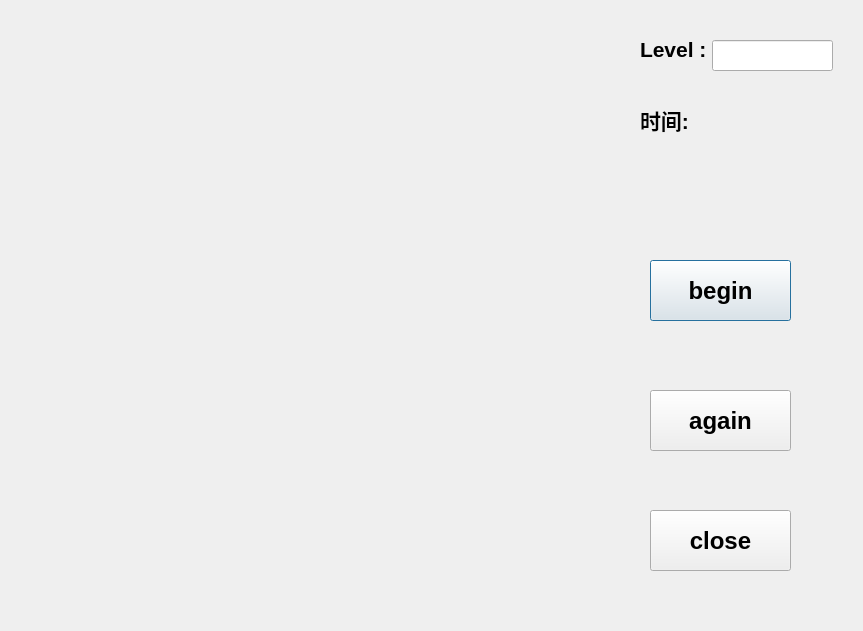
<?xml version="1.0" encoding="UTF-8"?>
<ui version="4.0">
 <class>saolei</class>
 <widget class="QDialog" name="saolei">
  <property name="geometry">
   <rect>
    <x>0</x>
    <y>0</y>
    <width>863</width>
    <height>631</height>
   </rect>
  </property>
  <property name="windowTitle">
   <string>saolei</string>
  </property>
  <widget class="QPushButton" name="pushButton">
   <property name="geometry">
    <rect>
     <x>650</x>
     <y>260</y>
     <width>141</width>
     <height>61</height>
    </rect>
   </property>
   <property name="font">
    <font>
     <pointsize>18</pointsize>
     <weight>75</weight>
     <bold>true</bold>
    </font>
   </property>
   <property name="text">
    <string>begin</string>
   </property>
  </widget>
  <widget class="QPushButton" name="pushButton_2">
   <property name="geometry">
    <rect>
     <x>650</x>
     <y>390</y>
     <width>141</width>
     <height>61</height>
    </rect>
   </property>
   <property name="font">
    <font>
     <pointsize>18</pointsize>
     <weight>75</weight>
     <bold>true</bold>
    </font>
   </property>
   <property name="text">
    <string>again</string>
   </property>
  </widget>
  <widget class="QPushButton" name="pushButton_3">
   <property name="geometry">
    <rect>
     <x>650</x>
     <y>510</y>
     <width>141</width>
     <height>61</height>
    </rect>
   </property>
   <property name="font">
    <font>
     <pointsize>18</pointsize>
     <weight>75</weight>
     <bold>true</bold>
    </font>
   </property>
   <property name="text">
    <string>close</string>
   </property>
  </widget>
  <widget class="QLabel" name="label">
   <property name="geometry">
    <rect>
     <x>640</x>
     <y>34</y>
     <width>71</width>
     <height>31</height>
    </rect>
   </property>
   <property name="font">
    <font>
     <pointsize>16</pointsize>
     <weight>75</weight>
     <bold>true</bold>
    </font>
   </property>
   <property name="text">
    <string>Level :</string>
   </property>
  </widget>
  <widget class="QLineEdit" name="num">
   <property name="geometry">
    <rect>
     <x>712</x>
     <y>40</y>
     <width>121</width>
     <height>31</height>
    </rect>
   </property>
  </widget>
  <widget class="QLabel" name="time">
   <property name="geometry">
    <rect>
     <x>640</x>
     <y>100</y>
     <width>170</width>
     <height>40</height>
    </rect>
   </property>
   <property name="font">
    <font>
     <pointsize>16</pointsize>
     <weight>75</weight>
     <bold>true</bold>
    </font>
   </property>
   <property name="text">
    <string>时间:</string>
   </property>
  </widget>
 </widget>
 <layoutdefault spacing="6" margin="11"/>
 <resources/>
 <connections/>
</ui>
